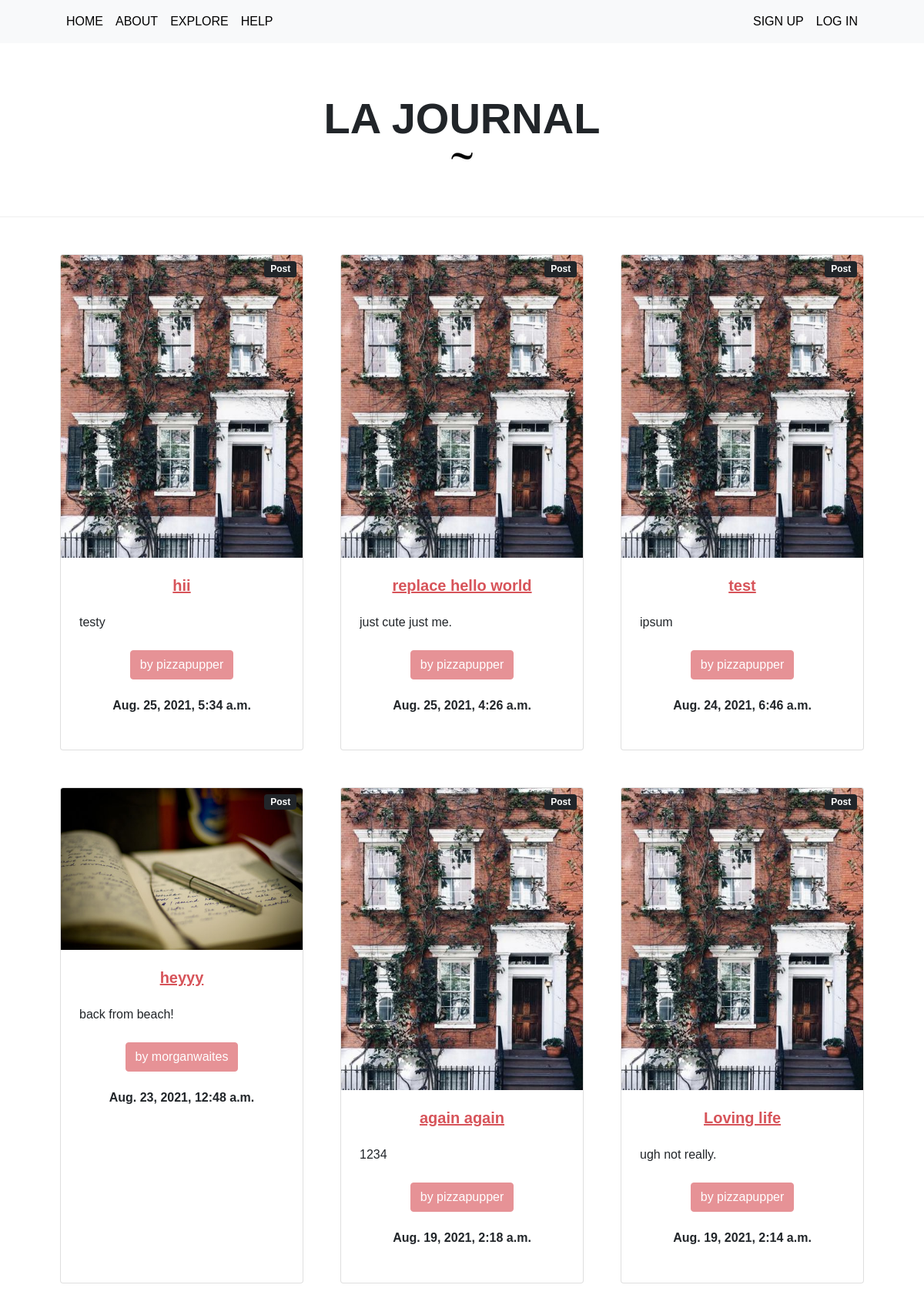
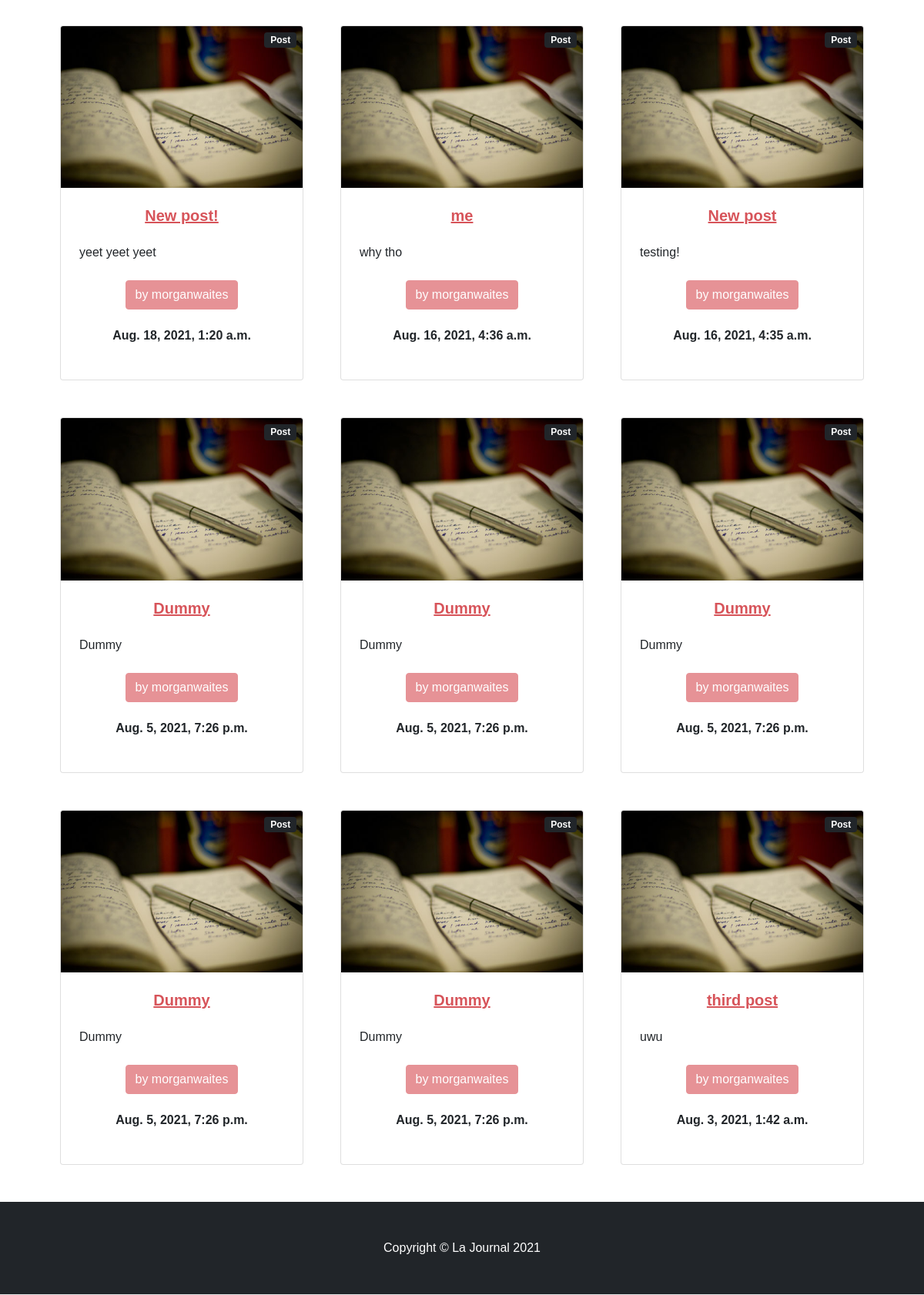
Before: / with the older database file (2 pictures, top to bottom).
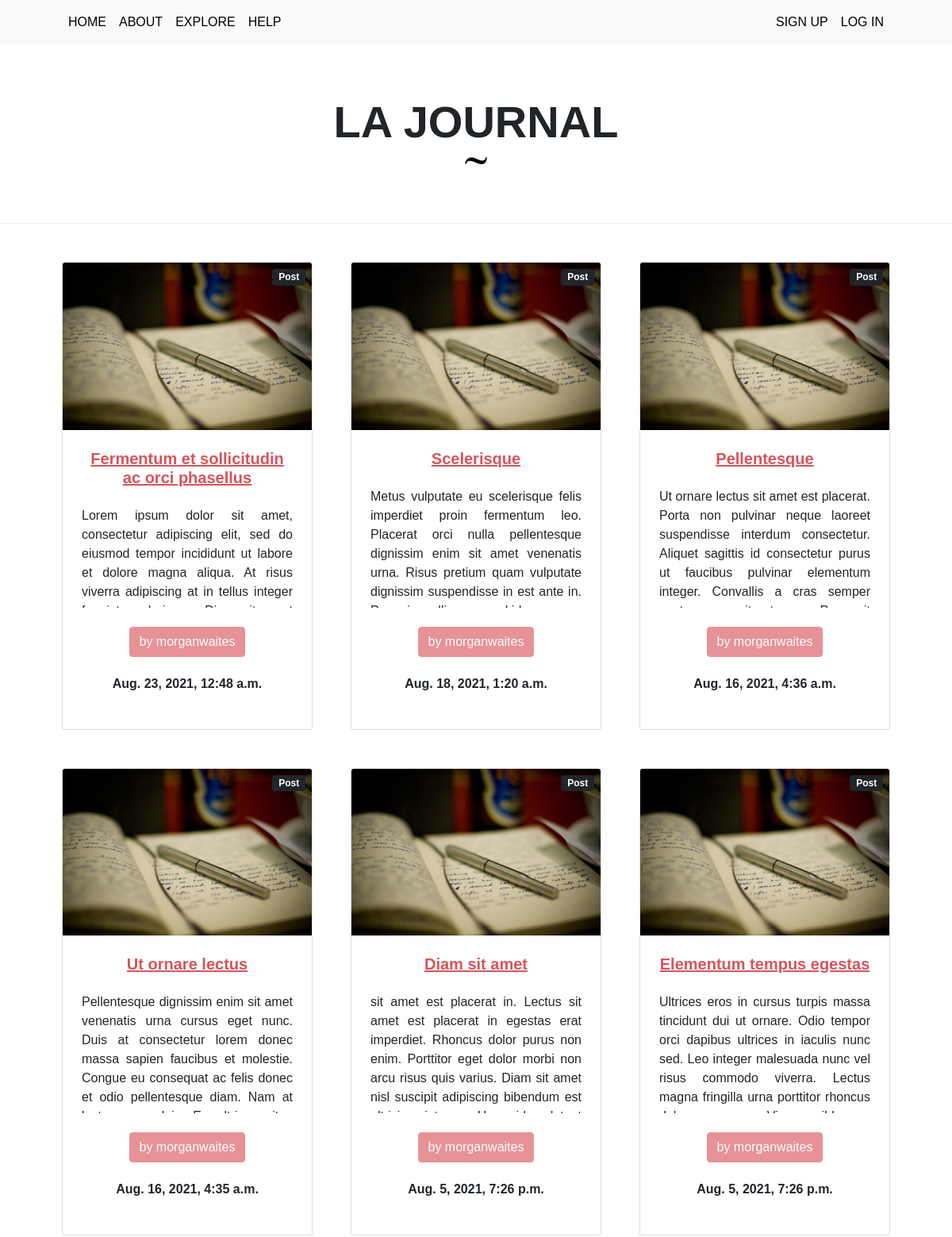
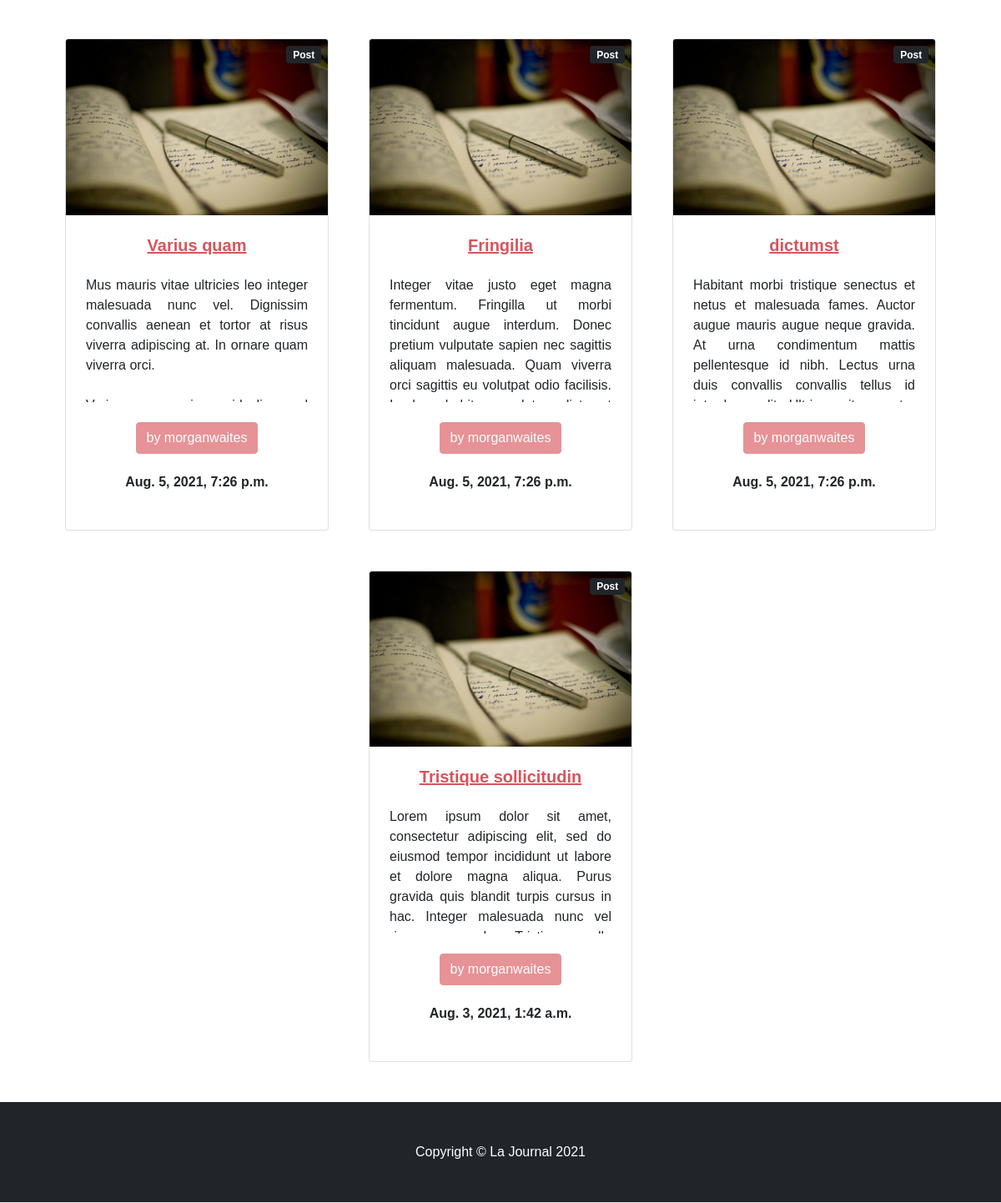
After: the same page with the newer database file (2 pictures, top to bottom).
### blog/models.py (models this page shows, shortened)
class Post(models.Model):
	title = models.CharField(max_length=100)
	post_content = models.TextField(max_length=10000)
	date_posted= models.DateTimeField(auto_now_add=True)
	author = models.ForeignKey(User, on_delete=models.CASCADE)

### users/models.py (models this page shows, shortened)
class Profile(models.Model):
	user_referring = models.OneToOneField(User, on_delete=models.CASCADE)
	profile_pic = models.ImageField(default='anon.png', upload_to='profile-pics')

### blog/views.py (the view)
# urls.py: path('', PostListView.as_view(), name = "site-home"),
class PostListView(ListView):
	model = Post
	template_name = 'blog/home.html'
	context_object_name = 'posts'
	ordering = ['-date_posted']

### blog/templates/blog/home.html (shortened to what this page needs)
{% extends "blog/base.html" %}
{% block postscontent %}
{% for post in posts %}
 {% if forloop.counter <= 20 %}
	<div class="col mb-5">
  	  <div class="card h-100">
            <div class="badge bg-dark text-white position-absolute" style="top: 0.5rem; right: 0.5rem">Post</div>
            <img class="card-img-top" src="{{ post.author.profile.profile_pic.url }}" alt="..." />
                <div class="card-body p-4">
                    <div class="text-center card-body-text">
                        <a href="{% url 'post-detail' post.id %}"> <h5 class="fw-bolder">{{ post.title }}</h5></a><br>
                        <div id="post-content">{{ post.post_content }}</div>
                            </div>
                            <div class="card-footer p-4 border-top-0 bg-transparent">
                                <div class="text-center add-bottom-padding"><a class="btn btn-outline-dark mt-auto" href="{% url 'user-blog' post.author %}">by {{ post.author }}</a></div>
                                 <div class="text-center">
                        <h6 class="fw-bolder">{{ post.date_posted }}</h6>
                       </div>
                            </div>
                        </div>
                    </div>
                </div>
{% endif %}
{% endfor %}
{% endblock postscontent %}

### blog/templates/blog/base.html (shortened to what this page needs)
{% load static %}
<!DOCTYPE html>
<html lang="en">
    <head>
        <link href="https://cdn.jsdelivr.net/npm/bootstrap-icons@1.5.0/font/bootstrap-icons.css" rel="stylesheet" />
        <link href="{% static 'blog/styles.css' %}" rel="stylesheet" />
    </head>
    <body>
        <nav class="navbar navbar-expand-lg navbar-light bg-light">
            <div class="container px-4 px-lg-5">
                <div class="collapse navbar-collapse" id="navbarSupportedContent">
                    <ul class="navbar-nav me-auto mb-2 mb-lg-0">
                        <li class="nav-item"><a class="nav-link" aria-current="page" href="{% url 'site-home' %}">HOME</a></li>
                        <li class="nav-item"><a class="nav-link" href="{% url 'site-about' %}">ABOUT</a></li> <li class="nav-item"><a class="nav-link" href="{% url 'explore-page' %}">EXPLORE</a>
                        </li>
                        <li class="nav-item"><a class="nav-link" href="{% url 'site-help' %}">HELP</a>
                        </li>
                    </ul>
                    {% if user.is_authenticated %}
                    <a class="nav-link" href="{% url 'profile' %}">PROFILE</a>
	                {% else %}
                        <a href="{% url 'register' %}" class="nav-link">
                          SIGN UP
                        </a>
                  	{% endif %}
                  {% if user.is_authenticated %}
                  	  <a class="nav-link" href="{% url 'logout' %}">LOG OUT</a>
                   {% else %}
                     <a class="nav-link" href="{% url 'login' %}">LOG IN</a>
                    {% endif %}
                </div>
            </div>
        </nav>
        <header class="py-5">
            <div class="container px-4 px-lg-5 my-5">
                <div class="text-center">
                    <h1 class="display-4 fw-bolder">LA JOURNAL</h1>
                         <img style="margin: -.75rem;" src="{% static 'kissclip.png'%}">
                </div>
            </div>
        </header>
        <section>
            <div class="container px-4 px-lg-5 fill-page-center">
                <div class="row gx-4 gx-lg-5 row-cols-2 row-cols-md-3 row-cols-xl-4 justify-content-center">
                	{% block postscontent %} {% endblock postscontent %}
                </div>
            </div>
        </section>
        <footer class="py-5 bg-dark">
            <div class="container"><p class="m-0 text-center text-white">Copyright &copy; La Journal 2021</p></div>
        </footer>
    </body>
</html>

Changed rows visible on the page:
removed Post: author.profile.profile_pic (picture), title "hii", post_content "testy", author "pizzapupper", date_posted "Aug. 25, 2021, 5:34 a.m."
removed Post: author.profile.profile_pic (picture), title "replace hello world", post_content "just cute just me.", author "pizzapupper", date_posted "Aug. 25, 2021, 4:26 a.m."
removed Post: author.profile.profile_pic (picture), title "test", post_content "ipsum", author "pizzapupper", date_posted "Aug. 24, 2021, 6:46 a.m."
removed Post: author.profile.profile_pic (picture), title "again again", post_content "1234", author "pizzapupper", date_posted "Aug. 19, 2021, 2:18 a.m."
removed Post: author.profile.profile_pic (picture), title "Loving life", post_content "ugh not really.", author "pizzapupper", date_posted "Aug. 19, 2021, 2:14 a.m."
changed Post: title "heyyy" → "Fermentum et sollicitudin ac orci phasellus"; post_content "back from beach!" → "Lorem ipsum dolor sit amet, consectetur adipiscing elit, sed do eiusmod tempor incididunt ut labore et dolore magna aliqua. At risus viverra adipiscing at in tellus integer…"
changed Post: title "New post!" → "Scelerisque"; post_content "yeet yeet yeet" → "Metus vulputate eu scelerisque felis imperdiet proin fermentum leo. Placerat orci nulla pellentesque dignissim enim sit amet venenatis urna. Risus pretium quam vulputate dignissim suspendisse in est ante in.…"
changed Post: title "me" → "Pellentesque"; post_content "why tho" → "Ut ornare lectus sit amet est placerat. Porta non pulvinar neque laoreet suspendisse interdum consectetur. Aliquet sagittis id consectetur purus ut faucibus pulvinar elementum integer. Convallis a cras semper…"
changed Post: title "New post" → "Ut ornare lectus"; post_content "testing!" → "Pellentesque dignissim enim sit amet venenatis urna cursus eget nunc. Duis at consectetur lorem donec massa sapien faucibus et molestie. Congue eu consequat ac felis donec et odio pellentesque diam. Nam at…"
changed Post: title "Dummy" → "Diam sit amet"; post_content "Dummy" → "sit amet est placerat in. Lectus sit amet est placerat in egestas erat imperdiet. Rhoncus dolor purus non enim. Porttitor eget dolor morbi non arcu risus quis varius. Diam sit amet nisl suscipit adipiscing bibendum est…"
changed Post: title "Dummy" → "Elementum tempus egestas"; post_content "Dummy" → "Ultrices eros in cursus turpis massa tincidunt dui ut ornare. Odio tempor orci dapibus ultrices in iaculis nunc sed. Leo integer malesuada nunc vel risus commodo viverra. Lectus magna fringilla urna porttitor rhoncus…"
changed Post: title "Dummy" → "Varius quam"; post_content "Dummy" → "Mus mauris vitae ultricies leo integer malesuada nunc vel. Dignissim convallis aenean et tortor at risus viverra adipiscing at. In ornare quam viverra orci.…"
changed Post: title "Dummy" → "Fringilia"; post_content "Dummy" → "Integer vitae justo eget magna fermentum. Fringilla ut morbi tincidunt augue interdum. Donec pretium vulputate sapien nec sagittis aliquam malesuada. Quam viverra orci sagittis eu volutpat odio facilisis.…"
changed Post: title "Dummy" → "dictumst"; post_content "Dummy" → "Habitant morbi tristique senectus et netus et malesuada fames. Auctor augue mauris augue neque gravida. At urna condimentum mattis pellentesque id nibh. Lectus urna duis convallis convallis tellus id…"
changed Post: title "third post" → "Tristique sollicitudin"; post_content "uwu" → "Lorem ipsum dolor sit amet, consectetur adipiscing elit, sed do eiusmod tempor incididunt ut labore et dolore magna aliqua. Purus gravida quis blandit turpis cursus in hac. Integer malesuada nunc vel…"
